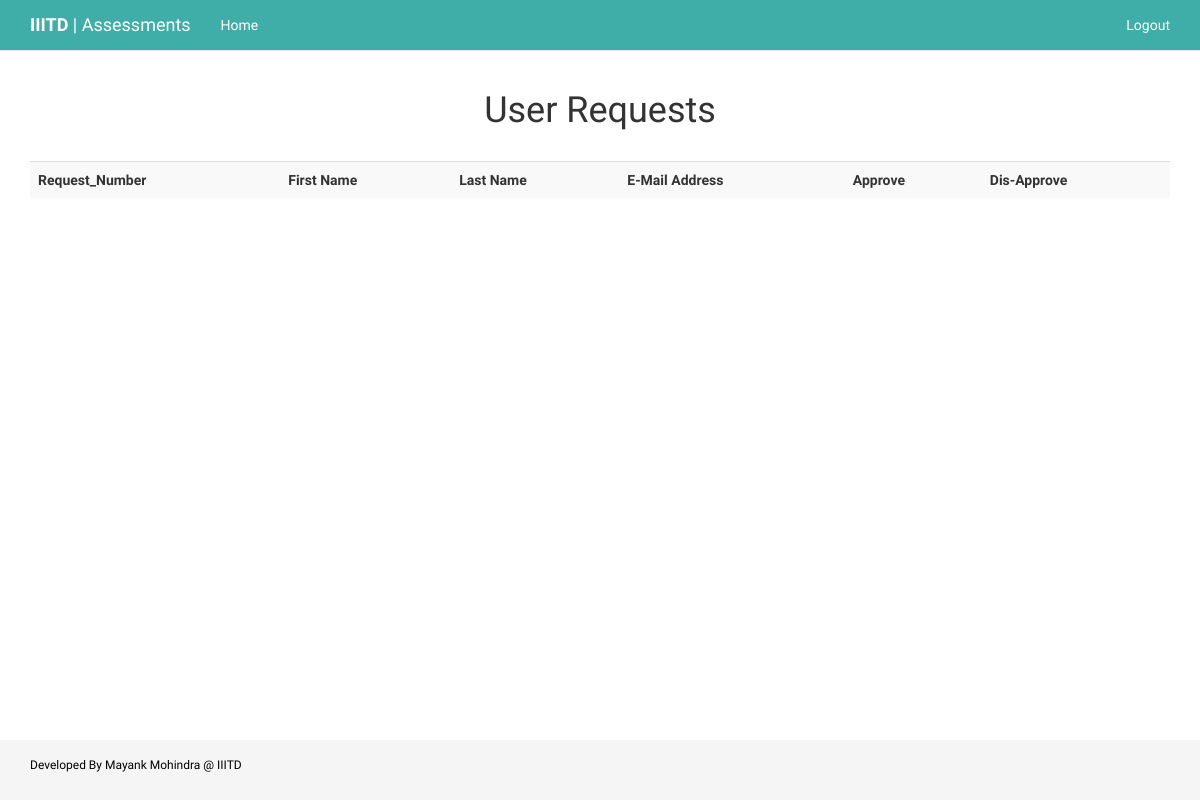
The app's page /register_reqs/ (signed in), older data.
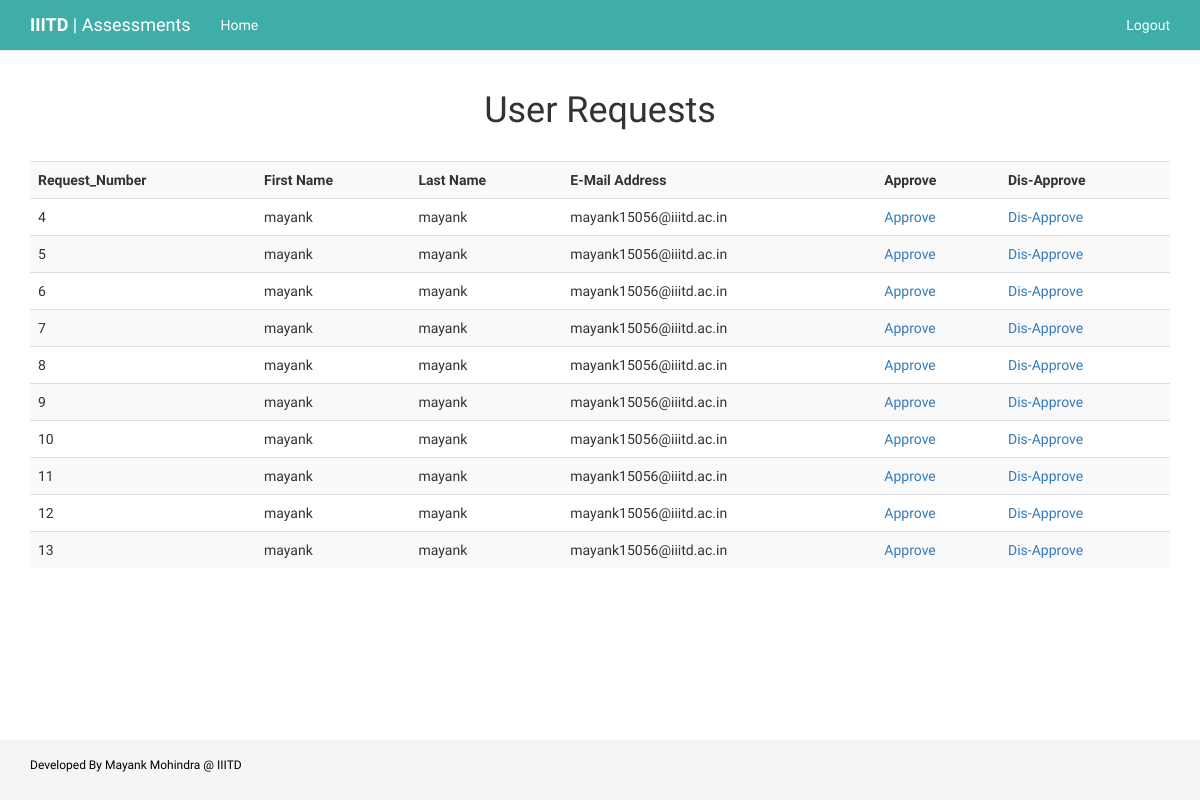
The same page, newer data.
### quiz/models.py (models this page shows, shortened)
class registerRequests(models.Model):
	first_name = models.CharField(max_length=250, blank=False)
	last_name = models.CharField(max_length=250, blank=False)
	e_mail = models.CharField(max_length=250, blank=False)
	password=models.CharField(max_length=250, blank=False)
	confirm_password=models.CharField(max_length=250, blank=False)

### quiz/views.py (the view)
# urls.py: url(r'^register_reqs/$',views.register_reqs, name='register_reqs'),
@staff_member_required
def register_reqs(request):
	context={
		'register_reqs': registerRequests.objects.all(),
	}
	return render(request, 'quiz/register_reqs.html', context)

### quiz/templates/quiz/register_reqs.html (shortened to what this page needs)
{% extends 'quiz/base.html' %}
{% load staticfiles %}
{% block body %}
<div class="container">
	<center><h1>User Requests</h1></center>
	<br>
	<table class="table table-striped">
		<tr>
			<th>Request_Number</th>
			<th>First Name</th>
			<th>Last Name</th>
			<th>E-Mail Address</th>
			<th>Approve</th>
			<th>Dis-Approve</th>
		</tr>
		{% for request in register_reqs %}
		<tr>
			<td>{{ request.pk }}</td>
			<td>{{ request.first_name }}</td>
			<td>{{ request.last_name }}</td>
			<td>{{ request.e_mail }}</td>
			<td><a href="{% url 'quiz:approveRegister' request.pk %}">Approve</a></td>
			<td><a href="{% url 'quiz:disapproveRegister' request.pk %}">Dis-Approve</a></td>
		</tr>
		{% endfor %}
	</table>
</div>
{% endblock %}

### quiz/templates/quiz/base.html (shortened to what this page needs)
<!DOCTYPE html>
<html lang="en">
  <head>
    {% load staticfiles %}
    <link rel="stylesheet" href="https://cdnjs.cloudflare.com/ajax/libs/font-awesome/4.7.0/css/font-awesome.min.css">
    <link rel="stylesheet" href="https://maxcdn.bootstrapcdn.com/bootstrap/3.3.7/css/bootstrap.min.css">
    <link href="{% static 'quiz/css/base.css' %}" rel="stylesheet">
  </head>
  <body>
    <nav class="navbar navbar-default navbar-static-top">
      <div class="container">
        <div class="navbar-header">
          <a class="navbar-brand" href="{% url 'quiz:home' %}"><b>IIITD</b> | Assessments</a>
        </div>
        <div id="navbar" class="navbar-collapse collapse">
          <ul class="nav navbar-nav">
            <li><a href="{% url 'quiz:type_login' %}">Home</a></li>
          </ul>
          <ul class="nav navbar-nav navbar-right">
            {% if request.user.is_authenticated %}
              <li><a href="{% url 'quiz:logout' %}">Logout</a></li>
            {% endif %}
          </ul>
        </div>
      </div>
    </nav>
    {% block body %}
    {% endblock %}
    <footer class="footer">
      <div class="container">
      <br>
          <p>Developed By <a  style="color: #000;" href="https://github.com/mayankmtg">Mayank Mohindra</a> @
          <a  style="color: #000;" href="https://iiitd.ac.in/">IIITD</a>
        <br></p>
      </div>
    </footer>
  </body>
</html>

### quiz/static/quiz/css/base.css (style rules this page uses)
html { position: relative; min-height: 100%; }
body { font-family: 'Raleway', sans-serif; margin-bottom: 60px; }
.footer { color: #000; font-size: 12px; position: absolute; bottom: 0; width: 100%; height: 60px; background-color: #f5f5f5; }
.navbar { color: #fff; background-color: #3fada8; }
.navbar-default .navbar-brand { color: #fff; }
.navbar-default .navbar-nav>li>a { color: #fff; }

Row changes from the older to the newer data that the page shows:
added registerRequests: pk "4", first_name "mayank", last_name "mayank", e_mail "mayank15056@iiitd.ac.in"
added registerRequests: pk "5", first_name "mayank", last_name "mayank", e_mail "mayank15056@iiitd.ac.in"
added registerRequests: pk "6", first_name "mayank", last_name "mayank", e_mail "mayank15056@iiitd.ac.in"
added registerRequests: pk "7", first_name "mayank", last_name "mayank", e_mail "mayank15056@iiitd.ac.in"
added registerRequests: pk "8", first_name "mayank", last_name "mayank", e_mail "mayank15056@iiitd.ac.in"
added registerRequests: pk "9", first_name "mayank", last_name "mayank", e_mail "mayank15056@iiitd.ac.in"
added registerRequests: pk "10", first_name "mayank", last_name "mayank", e_mail "mayank15056@iiitd.ac.in"
added registerRequests: pk "11", first_name "mayank", last_name "mayank", e_mail "mayank15056@iiitd.ac.in"
added registerRequests: pk "12", first_name "mayank", last_name "mayank", e_mail "mayank15056@iiitd.ac.in"
added registerRequests: pk "13", first_name "mayank", last_name "mayank", e_mail "mayank15056@iiitd.ac.in"
